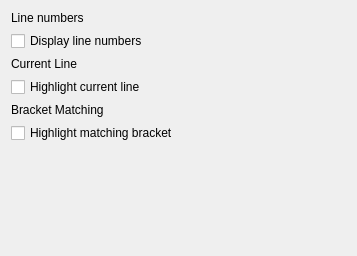
<?xml version="1.0" encoding="UTF-8"?>
<ui version="4.0">
 <class>PrefrencesView</class>
 <widget class="QWidget" name="PrefrencesView">
  <property name="geometry">
   <rect>
    <x>0</x>
    <y>0</y>
    <width>357</width>
    <height>256</height>
   </rect>
  </property>
  <property name="windowTitle">
   <string>Form</string>
  </property>
  <layout class="QVBoxLayout" name="verticalLayout">
   <property name="spacing">
    <number>6</number>
   </property>
   <item>
    <widget class="QLabel" name="label">
     <property name="text">
      <string>Line numbers</string>
     </property>
    </widget>
   </item>
   <item>
    <widget class="QCheckBox" name="checkBox">
     <property name="text">
      <string>Display line numbers</string>
     </property>
    </widget>
   </item>
   <item>
    <widget class="QLabel" name="label_2">
     <property name="text">
      <string>Current Line</string>
     </property>
    </widget>
   </item>
   <item>
    <widget class="QCheckBox" name="checkBox_2">
     <property name="text">
      <string>Highlight current line</string>
     </property>
    </widget>
   </item>
   <item>
    <widget class="QLabel" name="label_3">
     <property name="text">
      <string>Bracket Matching</string>
     </property>
    </widget>
   </item>
   <item>
    <widget class="QCheckBox" name="checkBox_3">
     <property name="text">
      <string>Highlight matching bracket</string>
     </property>
    </widget>
   </item>
   <item>
    <spacer name="verticalSpacer">
     <property name="orientation">
      <enum>Qt::Vertical</enum>
     </property>
     <property name="sizeHint" stdset="0">
      <size>
       <width>20</width>
       <height>40</height>
      </size>
     </property>
    </spacer>
   </item>
  </layout>
 </widget>
 <resources/>
 <connections/>
</ui>
